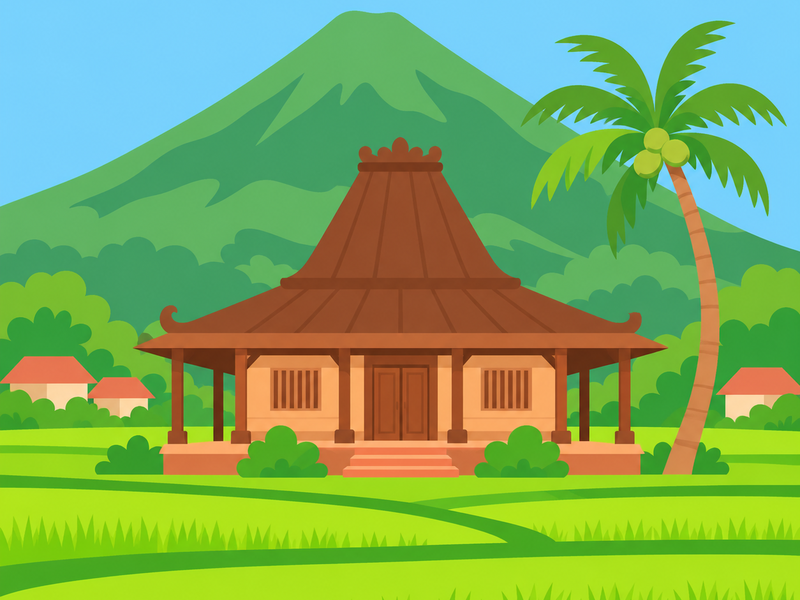
#> input picture assets/backgrounds/dunia_desa.png, 800 x 600 px
$ python -i aset_kelompok_a.py   (imports and definitions only)
#> lines starting #> are read from the running program, lines starting #| are printed output that depends on the picture
#> in bersih_ai, `putih = Image.new("RGBA", img.size, WHITE + (255,))`: putih: PIL image 800x600 RGBA; every value is 255
### tools/hapus_latar.py
#!/usr/bin/env python3
"""Hapus latar solid (putih atau warna lain) menjadi transparan dengan flood-fill dari tepi.

Pemakaian:
  python3 tools/hapus_latar.py MASUK.png KELUAR.png [--bg auto|#RRGGBB] [--tol 40] [--tepi 2]

- Piksel yang mirip warna latar DAN tersambung ke tepi gambar menjadi transparan.
- Garis tepi gelap (biru malam) menghentikan banjir, jadi bagian dalam yang putih
  (mata, awan, kilau) tetap utuh.
- Cincin tipis di sekeliling area transparan (--tepi piksel) diberi alpha sebagian dan
  warnanya dibersihkan dari campuran latar, sehingga tidak ada halo terang.
"""
import argparse
import pathlib

import numpy as np
from PIL import Image, ImageDraw, ImageFilter

DENOM_FG = 250.0  # perkiraan jarak warna garis tepi gelap terhadap latar putih


def warna_latar(arr):
    sudut = np.stack([arr[0, 0], arr[0, -1], arr[-1, 0], arr[-1, -1]])
    return np.median(sudut, axis=0)


def hapus_latar(img, bg=None, tol=40.0, tepi=2):
    """Kembalikan RGBA dengan latar transparan. bg: tuple RGB atau None (otomatis dari sudut)."""
#> called with bg = (255, 255, 255), tol = 40, tepi = 2
    arr = np.asarray(img.convert("RGB")).astype(np.float32)
    h, w = arr.shape[:2]
#> h = 600; w = 800
    bgv = warna_latar(arr) if bg is None else np.asarray(bg, np.float32)
#> bgv = [255, 255, 255]
    jarak = np.sqrt(((arr - bgv) ** 2).sum(axis=2))
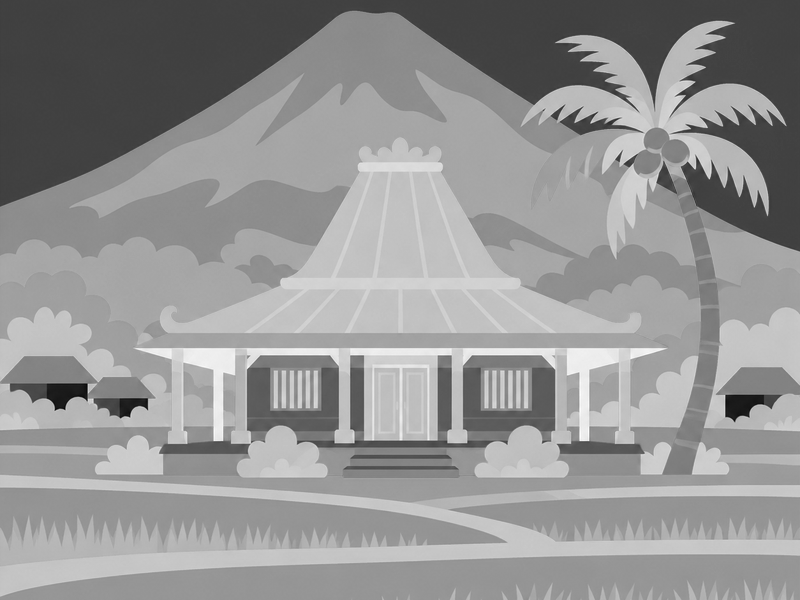
#> jarak: shape (600, 800) float32; min 64.41, max 370.4, mean 242.1; drawn with min black and max white

    # .copy(): gambar dari numpy tidak bisa diisi banjir (flood fill) langsung
    kandidat = Image.fromarray(np.where(jarak <= tol, 255, 0).astype(np.uint8), "L").copy()
#> kandidat: PIL image 800x600 L; every value is 0
    tepi_xy = ([(x, 0) for x in range(w)] + [(x, h - 1) for x in range(w)]
               + [(0, y) for y in range(h)] + [(w - 1, y) for y in range(h)])
    for x, y in tepi_xy:
        if kandidat.getpixel((x, y)) == 255:
            ImageDraw.floodfill(kandidat, (x, y), 128, thresh=0)
    latar = np.asarray(kandidat) == 128

    ring = np.zeros_like(latar)
    if tepi > 0 and latar.any():
        dil = Image.fromarray((latar * 255).astype(np.uint8), "L")
        for _ in range(tepi):
            dil = dil.filter(ImageFilter.MaxFilter(3))
        ring = (np.asarray(dil) > 0) & ~latar

    a_ring = np.clip((jarak - tol) / max(DENOM_FG - tol, 1.0), 0.0, 1.0)
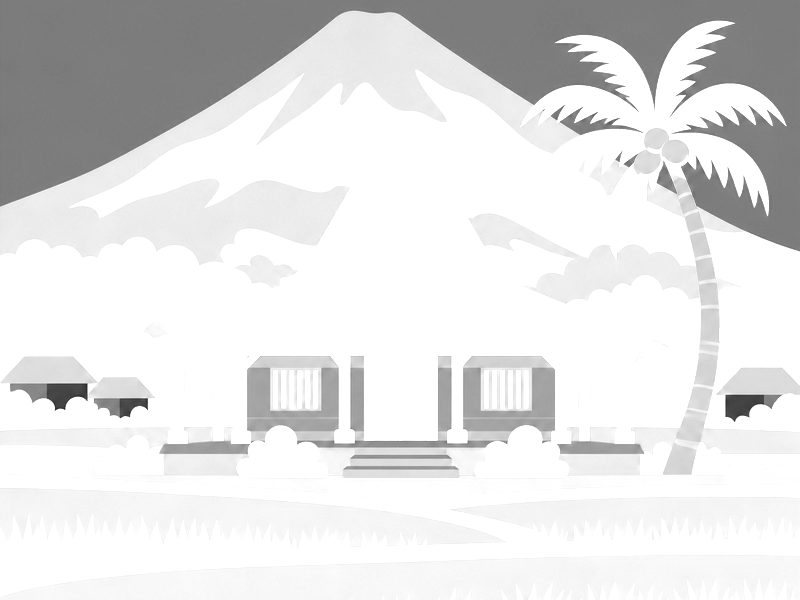
#> a_ring: shape (600, 800) float32; min 0.116, max 1, mean 0.882
    alpha = np.full((h, w), 255.0, np.float32)
    out = arr.copy()
    alpha[latar] = 0.0
    alpha[ring] = a_ring[ring] * 255.0
#> alpha: shape (600, 800) float32; every value is 255
    alpha[ring & (a_ring < 0.05)] = 0.0
    bersih = ring & (a_ring >= 0.15)
    a3 = a_ring[bersih][:, None]
#> a3 = empty array
    out[bersih] = np.clip((arr[bersih] - (1.0 - a3) * bgv) / a3, 0, 255)

    rgba = np.dstack([out, alpha]).clip(0, 255).astype(np.uint8)
    return Image.fromarray(rgba, "RGBA")


def _hex_ke_rgb(s):
    s = s.lstrip("#")
    return tuple(int(s[i:i + 2], 16) for i in (0, 2, 4))


# [16 lines left out: function main, not called in this run]


# [2 lines that do not run on import are left out]

### tools/aset_kelompok_a.py
#!/usr/bin/env python3
"""Sprite kelompok A Kontrak Aset V3: roda (PIL), buah, paket, rumah.

Tuut, gerbong, dan hewan dipindah ke kelompok C (model 3D), jadi tidak dibuat di sini.

Pemakaian (dari root proyek):
  python3 tools/aset_kelompok_a.py gen [NAMA ...] [--varian 3] [--jobs 6]
      Varian AI mentah -> /tmp/kereta_v2_a/NAMA_vK.png (yang sudah ada dilewati).
  python3 tools/aset_kelompok_a.py lembar NAMA ...
      Lembar kontak varian mentah -> /tmp/kereta_v2_lembar_NAMA.png
  python3 tools/aset_kelompok_a.py rakit [NAMA=K ...]
      Proses sprite kelompok A ke assets/sprites/*.png dan manifest_a.json.
      K = nomor varian AI terpilih (default 1). Lalu jalankan tools/gabung_manifest.py.
  python3 tools/aset_kelompok_a.py lembar_akhir
      Lembar kontak sprite final -> docs/pratinjau/sprite_v2_a.png

Roda dan lencana digambar dengan kode (PIL, supersampling 4x). Untuk roda, nilai
roda_radius di manifest C harus sama dengan setengah diameter yang tercantum di sini.
"""
import argparse
import concurrent.futures as cf
import json
import math
import pathlib
import subprocess
import sys
import time

import numpy as np
from PIL import Image, ImageDraw

ROOT = pathlib.Path(__file__).resolve().parent.parent
TOOLS = ROOT / "tools"
SPRITES = ROOT / "assets" / "sprites"
PRATINJAU = ROOT / "docs" / "pratinjau"
sys.path.insert(0, str(TOOLS))
from hapus_latar import hapus_latar  # noqa: E402

MENTAH = pathlib.Path("/tmp/kereta_v2_a")
PPU = 160
NAVY = (0x14, 0x21, 0x3D)
RED = (0xFF, 0x3B, 0x30)
YELLOW = (0xFF, 0xD6, 0x0A)
BLUE = (0x1E, 0x88, 0xFF)
WHITE = (255, 255, 255)
K = 4  # supersampling untuk gambar kode

GAYA_SAMPING = (
    "Children's game asset matching the reference logo style: flat vector cartoon, chunky rounded "
    "shapes, thick uniform dark navy (#14213D) outline, bright saturated colors (red #FF3B30, yellow "
    "#FFD60A, blue #1E88FF, green #34C759, orange #FF9500), one soft highlight, no gradients, no text, "
    "no shadow, plain pure white background, one single object centered with generous margin, full "
    "object visible, SIDE VIEW facing RIGHT"
)
GAYA_DEPAN = GAYA_SAMPING.replace("SIDE VIEW facing RIGHT", "FRONT VIEW facing the viewer")

# nama mentah AI -> (subjek, gaya)
AI_SPEK = {
    "paket_merah": (
        "A chubby red gift box with a thick white ribbon crossing it vertically and a white bow on top, "
        "square, plain",
        GAYA_DEPAN),
    "rumah_merah": (
        "A cute chubby small house with cream white walls, a big orange pointed roof, two round light-blue "
        "windows side by side, and one big bright red front door in the center, no chimney, no people",
        GAYA_DEPAN),
    "buah_apel": (
        "One big shiny red apple with a small green leaf on top, cute face with two small eyes and a smile",
        GAYA_DEPAN),
    "buah_pisang": (
        "One yellow banana, curved, cute face with two small eyes and a smile",
        GAYA_DEPAN),
    "buah_jeruk": (
        "One round orange fruit with a small green leaf on top, cute face with two small eyes and a smile",
        GAYA_DEPAN),
    "buah_blueberry": (
        "A pile of three round blueberries in a triangle (two at the bottom, one on top), blue fill, small "
        "white shine on each, cute small eyes",
        GAYA_DEPAN),
}

GESER = {"merah": 0, "kuning": 47, "biru": 208, "hijau": 132}  # derajat dari merah #FF3B30
BENTUK = {"merah": "lingkaran", "kuning": "bintang", "biru": "kotak", "hijau": "segitiga"}
BUAH = {"apel": 72, "pisang": 72, "jeruk": 72, "blueberry": 72}  # tinggi px
R_RODA_TUUT = 48     # tuut_roda diameter 96 px
R_RODA_GERBONG = 40  # gerbong_roda diameter 80 px


def ri(v):
    return int(round(float(v)))


# ---------- generate AI ----------

# [52 lines left out: functions gen_satu, cmd_gen, cmd_lembar, not called in this run]


# ---------- util gambar ----------

def mask(rgba):
    return np.asarray(rgba.getchannel("A")) > 8
#> returned value: shape (600, 800) bool; every value is 1


# [7 lines left out: function kotak_kuat, not called in this run]


def kotak(m):
    baris = np.where(m.any(axis=1))[0]
#> baris = 600 values from 0 to 599
    kolom = np.where(m.any(axis=0))[0]
#> kolom = 800 values from 0 to 799
    return int(kolom[0]), int(baris[0]), int(kolom[-1]) + 1, int(baris[-1]) + 1


def potong(rgba, margin=4):
    x0, y0, x1, y1 = kotak(mask(rgba))
#> x0 = 0; y0 = 0; x1 = 800; y1 = 600
    return rgba.crop((max(0, x0 - margin), max(0, y0 - margin),
                      min(rgba.width, x1 + margin), min(rgba.height, y1 + margin)))


def bersih_ai(path):
    """PNG mentah AI -> RGBA tanpa latar, dipotong ke kotak pembatas + margin 4 px."""
    img = Image.open(path).convert("RGBA")
    putih = Image.new("RGBA", img.size, WHITE + (255,))
    putih.alpha_composite(img)
    return potong(hapus_latar(putih.convert("RGB"), bg=WHITE, tol=40), 4)


def ke_lebar(img, w):
    return img.resize((w, max(1, ri(img.height * w / img.width))), Image.LANCZOS)


def ke_tinggi(img, h):
    return img.resize((max(1, ri(img.width * h / img.height)), h), Image.LANCZOS)


# [203 lines left out: functions mask_merah, geser_hue, bentuk_titik, gambar_bentuk, lencana, garis_tebal and 8 more, not called in this run]


# [2 lines not run here, left out]

>>> result = bersih_ai('../assets/backgrounds/dunia_desa.png')
